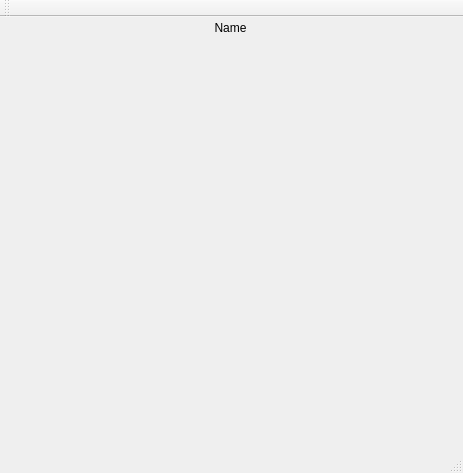
<?xml version="1.0" encoding="UTF-8"?>
<ui version="4.0">
 <class>MainWindow</class>
 <widget class="QMainWindow" name="MainWindow">
  <property name="geometry">
   <rect>
    <x>0</x>
    <y>0</y>
    <width>463</width>
    <height>473</height>
   </rect>
  </property>
  <property name="windowTitle">
   <string>ImageViewer</string>
  </property>
  <widget class="QWidget" name="centralWidget">
   <widget class="QLabel" name="name">
    <property name="geometry">
     <rect>
      <x>10</x>
      <y>0</y>
      <width>441</width>
      <height>21</height>
     </rect>
    </property>
    <property name="text">
     <string>Name</string>
    </property>
    <property name="alignment">
     <set>Qt::AlignCenter</set>
    </property>
   </widget>
   <widget class="QLabel" name="picture">
    <property name="geometry">
     <rect>
      <x>0</x>
      <y>30</y>
      <width>463</width>
      <height>401</height>
     </rect>
    </property>
    <property name="sizePolicy">
     <sizepolicy hsizetype="Preferred" vsizetype="Preferred">
      <horstretch>0</horstretch>
      <verstretch>0</verstretch>
     </sizepolicy>
    </property>
    <property name="text">
     <string/>
    </property>
    <property name="scaledContents">
     <bool>true</bool>
    </property>
   </widget>
  </widget>
  <widget class="QMenuBar" name="menuBar">
   <property name="geometry">
    <rect>
     <x>0</x>
     <y>0</y>
     <width>463</width>
     <height>25</height>
    </rect>
   </property>
  </widget>
  <widget class="QToolBar" name="mainToolBar">
   <attribute name="toolBarArea">
    <enum>TopToolBarArea</enum>
   </attribute>
   <attribute name="toolBarBreak">
    <bool>false</bool>
   </attribute>
  </widget>
  <widget class="QStatusBar" name="statusBar"/>
 </widget>
 <layoutdefault spacing="6" margin="11"/>
 <resources/>
 <connections/>
</ui>
